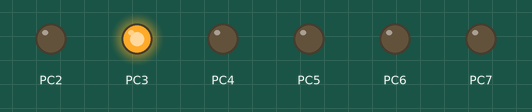
A program run on a simulated ATmega32, built with avr-gcc and emulated at 8 MHz. On the bench: output pins drawn as LEDs (lit = HIGH).

Above: at 0.1 s.
At 5.6 s:
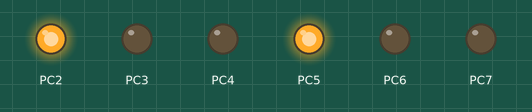
At 9.6 s:
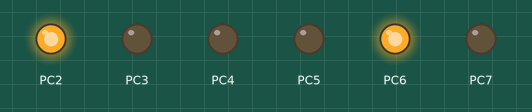
At 19.6 s:
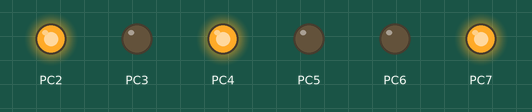
At 27.75 s:
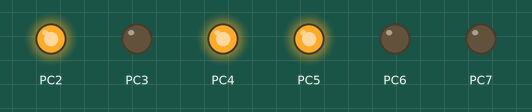
At 38.1 s:
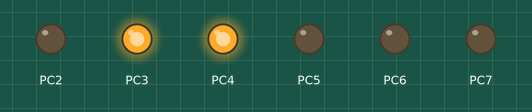
Timing chart, 0 to 40.0 s (numbered marks = the images above):
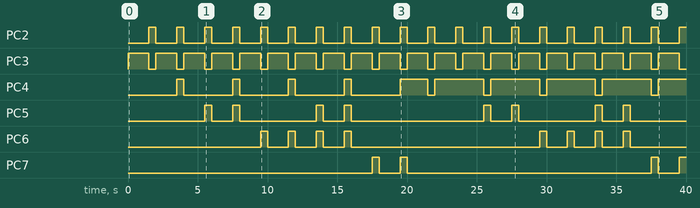

Measured:
- by itself, PC2: alternates HIGH for 0.50 s and LOW for 1.5 s
- by itself, PC3: alternates HIGH for 1.5 s and LOW for 0.50 s
- by itself, PC4: goes 4 × (HIGH 0.50 s, LOW 3.5 s), HIGH 2.0 s, 4 × (LOW 0.50 s, HIGH 3.5 s), LOW 0.50 s, then HIGH
- by itself, PC5: LOW → HIGH at 5.5 s, → LOW 0.50 s later, → HIGH 1.5 s later, → LOW 0.50 s later, … (16 changes in this stretch)
- by itself, PC6: goes 3 × (HIGH 0.50 s, LOW 1.5 s), HIGH 0.50 s, LOW 13.5 s, 3 × (HIGH 0.50 s, LOW 1.5 s), HIGH 0.50 s, then LOW
- by itself, PC7: goes HIGH 0.50 s, LOW 1.5 s, HIGH 0.50 s, LOW 17.5 s, HIGH 0.50 s, LOW 1.5 s, then HIGH

The program:

main.c
```c
/*
 * GccApplication1.c
 *
 * Created: 5/25/2023 11:11:01 AM
 * Author : salah
 */

typedef volatile unsigned char vuint08_t ;
#include <util/delay.h>
#include <avr/interrupt.h>

// register address
#define F_CPU 8000000UL
#define IO_BASE 0x20
#define PORTC_ *(vuint08_t *)(IO_BASE + 0x15) //ODR
#define DDRC_ *(vuint08_t *)(IO_BASE + 0x14) //DDR
#define PINC_ *(vuint08_t *)(IO_BASE + 0x13) //IDR


void PORTC_init()
{
	//enable output point to pin 2/3/4/5/6/7
	DDRC_|=0b111111<<2;

}

#define toggile_bit(PORT,bit) PORT^= 1<<bit
#define set_bit(PORT,bit) PORT|= 1<<bit
#define clear_bit(PORT,bit) PORT&= ~(1<<bit)


int main(void)
{
	PORTC_init();
	while(1)
	{
		for(int i=0;i<10;i++)
		{
			for(int j=0;j<10;j++)
			{
				PORTC_=0b1011|i<<4;
				_delay_ms(1500);
				PORTC_=0b0111|j<<4;
				_delay_ms(500);
			}
		}


	}
	return 0;
}
```
